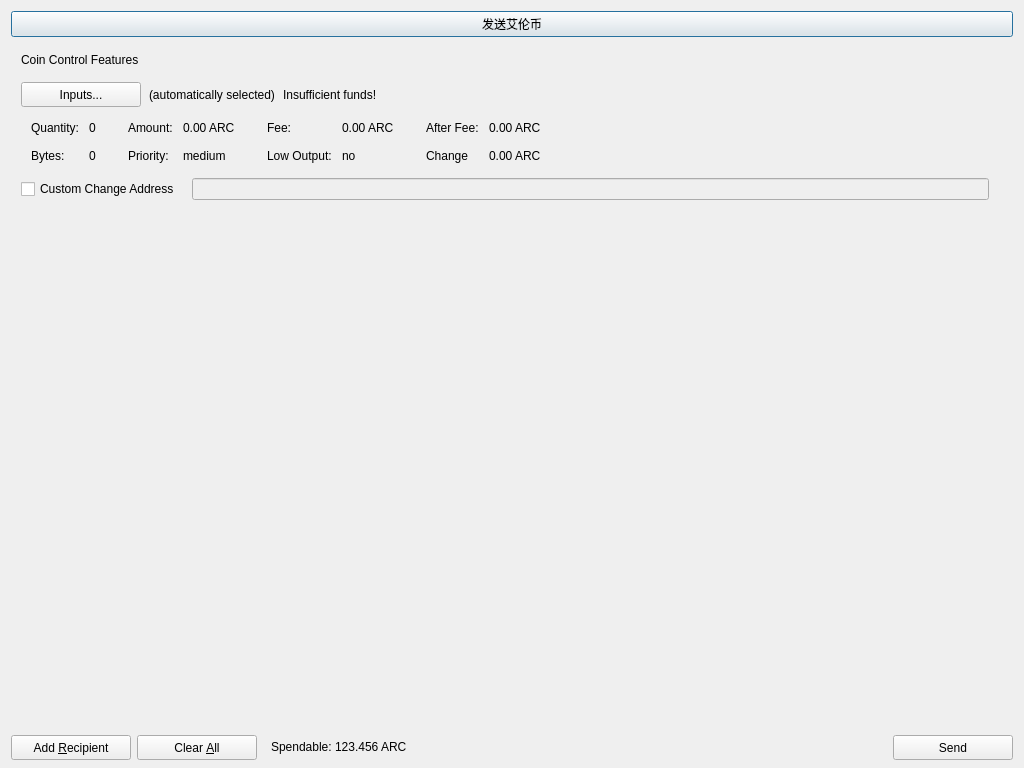
<?xml version="1.0" encoding="UTF-8"?>
<ui version="4.0">
 <class>SendBitCoinsDialog</class>
 <widget class="QDialog" name="SendBitCoinsDialog">
  <property name="geometry">
   <rect>
    <x>0</x>
    <y>0</y>
    <width>1024</width>
    <height>768</height>
   </rect>
  </property>
  <property name="windowTitle">
   <string>Send Coins</string>
  </property>
  <layout class="QVBoxLayout" name="verticalLayout" stretch="0,0,1,0">
   <property name="bottomMargin">
    <number>8</number>
   </property>
   <item>
    <layout class="QHBoxLayout" name="horizontalLayout_3">
     <item>
      <widget class="QPushButton" name="btnarroncoin">
       <property name="text">
        <string>发送艾伦币</string>
       </property>
      </widget>
     </item>
    </layout>
   </item>
   <item>
    <widget class="QFrame" name="frameCoinControl">
     <property name="sizePolicy">
      <sizepolicy hsizetype="Expanding" vsizetype="Expanding">
       <horstretch>0</horstretch>
       <verstretch>0</verstretch>
      </sizepolicy>
     </property>
     <property name="maximumSize">
      <size>
       <width>16777215</width>
       <height>16777215</height>
      </size>
     </property>
     <property name="frameShape">
      <enum>QFrame::NoFrame</enum>
     </property>
     <property name="frameShadow">
      <enum>QFrame::Sunken</enum>
     </property>
     <layout class="QVBoxLayout" name="verticalLayoutCoinControl2">
      <property name="spacing">
       <number>6</number>
      </property>
      <property name="leftMargin">
       <number>0</number>
      </property>
      <property name="topMargin">
       <number>0</number>
      </property>
      <property name="rightMargin">
       <number>0</number>
      </property>
      <property name="bottomMargin">
       <number>6</number>
      </property>
      <item>
       <layout class="QVBoxLayout" name="verticalLayoutCoinControl" stretch="0,0,0,0,1">
        <property name="spacing">
         <number>0</number>
        </property>
        <property name="leftMargin">
         <number>10</number>
        </property>
        <property name="topMargin">
         <number>10</number>
        </property>
        <item>
         <layout class="QHBoxLayout" name="horizontalLayoutCoinControl1">
          <property name="bottomMargin">
           <number>15</number>
          </property>
          <item>
           <widget class="QLabel" name="labelCoinControlFeatures">
            <property name="sizePolicy">
             <sizepolicy hsizetype="Preferred" vsizetype="Maximum">
              <horstretch>0</horstretch>
              <verstretch>0</verstretch>
             </sizepolicy>
            </property>
            <property name="text">
             <string>Coin Control Features</string>
            </property>
           </widget>
          </item>
         </layout>
        </item>
        <item>
         <layout class="QHBoxLayout" name="horizontalLayoutCoinControl2" stretch="0,0,0,0">
          <property name="spacing">
           <number>8</number>
          </property>
          <property name="bottomMargin">
           <number>10</number>
          </property>
          <item>
           <widget class="QPushButton" name="pushButtonCoinControl">
            <property name="minimumSize">
             <size>
              <width>120</width>
              <height>25</height>
             </size>
            </property>
            <property name="text">
             <string>Inputs...</string>
            </property>
           </widget>
          </item>
          <item>
           <widget class="QLabel" name="labelCoinControlAutomaticallySelected">
            <property name="text">
             <string>(automatically selected)</string>
            </property>
            <property name="margin">
             <number>5</number>
            </property>
           </widget>
          </item>
          <item>
           <widget class="QLabel" name="labelCoinControlInsuffFunds">
            <property name="text">
             <string>Insufficient funds!</string>
            </property>
            <property name="margin">
             <number>5</number>
            </property>
           </widget>
          </item>
          <item>
           <spacer name="horizontalSpacerCoinControl">
            <property name="orientation">
             <enum>Qt::Horizontal</enum>
            </property>
            <property name="sizeHint" stdset="0">
             <size>
              <width>40</width>
              <height>1</height>
             </size>
            </property>
           </spacer>
          </item>
         </layout>
        </item>
        <item>
         <widget class="QWidget" name="widgetCoinControl" native="true">
          <property name="sizePolicy">
           <sizepolicy hsizetype="Preferred" vsizetype="Preferred">
            <horstretch>0</horstretch>
            <verstretch>0</verstretch>
           </sizepolicy>
          </property>
          <property name="minimumSize">
           <size>
            <width>0</width>
            <height>0</height>
           </size>
          </property>
          <layout class="QHBoxLayout" name="horizontalLayoutCoinControl5">
           <property name="margin">
            <number>0</number>
           </property>
           <item>
            <layout class="QHBoxLayout" name="horizontalLayoutCoinControl3" stretch="0,0,0,1">
             <property name="spacing">
              <number>20</number>
             </property>
             <property name="topMargin">
              <number>0</number>
             </property>
             <property name="bottomMargin">
              <number>10</number>
             </property>
             <item>
              <layout class="QFormLayout" name="formLayoutCoinControl1">
               <property name="horizontalSpacing">
                <number>10</number>
               </property>
               <property name="verticalSpacing">
                <number>14</number>
               </property>
               <property name="leftMargin">
                <number>10</number>
               </property>
               <property name="topMargin">
                <number>4</number>
               </property>
               <property name="rightMargin">
                <number>6</number>
               </property>
               <item row="0" column="0">
                <widget class="QLabel" name="labelCoinControlQuantityText">
                 <property name="text">
                  <string>Quantity:</string>
                 </property>
                 <property name="margin">
                  <number>0</number>
                 </property>
                </widget>
               </item>
               <item row="0" column="1">
                <widget class="QLabel" name="labelCoinControlQuantity">
                 <property name="cursor">
                  <cursorShape>IBeamCursor</cursorShape>
                 </property>
                 <property name="contextMenuPolicy">
                  <enum>Qt::ActionsContextMenu</enum>
                 </property>
                 <property name="text">
                  <string>0</string>
                 </property>
                 <property name="margin">
                  <number>0</number>
                 </property>
                 <property name="textInteractionFlags">
                  <set>Qt::LinksAccessibleByMouse|Qt::TextSelectableByKeyboard|Qt::TextSelectableByMouse</set>
                 </property>
                </widget>
               </item>
               <item row="1" column="0">
                <widget class="QLabel" name="labelCoinControlBytesText">
                 <property name="text">
                  <string>Bytes:</string>
                 </property>
                </widget>
               </item>
               <item row="1" column="1">
                <widget class="QLabel" name="labelCoinControlBytes">
                 <property name="cursor">
                  <cursorShape>IBeamCursor</cursorShape>
                 </property>
                 <property name="contextMenuPolicy">
                  <enum>Qt::ActionsContextMenu</enum>
                 </property>
                 <property name="text">
                  <string>0</string>
                 </property>
                 <property name="textInteractionFlags">
                  <set>Qt::LinksAccessibleByMouse|Qt::TextSelectableByKeyboard|Qt::TextSelectableByMouse</set>
                 </property>
                </widget>
               </item>
              </layout>
             </item>
             <item>
              <layout class="QFormLayout" name="formLayoutCoinControl2">
               <property name="horizontalSpacing">
                <number>10</number>
               </property>
               <property name="verticalSpacing">
                <number>14</number>
               </property>
               <property name="leftMargin">
                <number>6</number>
               </property>
               <property name="topMargin">
                <number>4</number>
               </property>
               <property name="rightMargin">
                <number>6</number>
               </property>
               <item row="0" column="0">
                <widget class="QLabel" name="labelCoinControlAmountText">
                 <property name="text">
                  <string>Amount:</string>
                 </property>
                 <property name="margin">
                  <number>0</number>
                 </property>
                </widget>
               </item>
               <item row="0" column="1">
                <widget class="QLabel" name="labelCoinControlAmount">
                 <property name="cursor">
                  <cursorShape>IBeamCursor</cursorShape>
                 </property>
                 <property name="contextMenuPolicy">
                  <enum>Qt::ActionsContextMenu</enum>
                 </property>
                 <property name="text">
                  <string>0.00 ARC</string>
                 </property>
                 <property name="textInteractionFlags">
                  <set>Qt::LinksAccessibleByMouse|Qt::TextSelectableByKeyboard|Qt::TextSelectableByMouse</set>
                 </property>
                </widget>
               </item>
               <item row="1" column="0">
                <widget class="QLabel" name="labelCoinControlPriorityText">
                 <property name="text">
                  <string>Priority:</string>
                 </property>
                </widget>
               </item>
               <item row="1" column="1">
                <widget class="QLabel" name="labelCoinControlPriority">
                 <property name="cursor">
                  <cursorShape>IBeamCursor</cursorShape>
                 </property>
                 <property name="contextMenuPolicy">
                  <enum>Qt::ActionsContextMenu</enum>
                 </property>
                 <property name="text">
                  <string>medium</string>
                 </property>
                 <property name="textInteractionFlags">
                  <set>Qt::LinksAccessibleByMouse|Qt::TextSelectableByKeyboard|Qt::TextSelectableByMouse</set>
                 </property>
                </widget>
               </item>
              </layout>
             </item>
             <item>
              <layout class="QFormLayout" name="formLayoutCoinControl3">
               <property name="horizontalSpacing">
                <number>10</number>
               </property>
               <property name="verticalSpacing">
                <number>14</number>
               </property>
               <property name="leftMargin">
                <number>6</number>
               </property>
               <property name="topMargin">
                <number>4</number>
               </property>
               <property name="rightMargin">
                <number>6</number>
               </property>
               <item row="0" column="0">
                <widget class="QLabel" name="labelCoinControlFeeText">
                 <property name="text">
                  <string>Fee:</string>
                 </property>
                 <property name="margin">
                  <number>0</number>
                 </property>
                </widget>
               </item>
               <item row="0" column="1">
                <widget class="QLabel" name="labelCoinControlFee">
                 <property name="cursor">
                  <cursorShape>IBeamCursor</cursorShape>
                 </property>
                 <property name="contextMenuPolicy">
                  <enum>Qt::ActionsContextMenu</enum>
                 </property>
                 <property name="text">
                  <string>0.00 ARC</string>
                 </property>
                 <property name="textInteractionFlags">
                  <set>Qt::LinksAccessibleByMouse|Qt::TextSelectableByKeyboard|Qt::TextSelectableByMouse</set>
                 </property>
                </widget>
               </item>
               <item row="1" column="0">
                <widget class="QLabel" name="labelCoinControlLowOutputText">
                 <property name="text">
                  <string>Low Output:</string>
                 </property>
                </widget>
               </item>
               <item row="1" column="1">
                <widget class="QLabel" name="labelCoinControlLowOutput">
                 <property name="cursor">
                  <cursorShape>IBeamCursor</cursorShape>
                 </property>
                 <property name="contextMenuPolicy">
                  <enum>Qt::ActionsContextMenu</enum>
                 </property>
                 <property name="text">
                  <string>no</string>
                 </property>
                 <property name="textInteractionFlags">
                  <set>Qt::LinksAccessibleByMouse|Qt::TextSelectableByKeyboard|Qt::TextSelectableByMouse</set>
                 </property>
                </widget>
               </item>
              </layout>
             </item>
             <item>
              <layout class="QFormLayout" name="formLayoutCoinControl4">
               <property name="horizontalSpacing">
                <number>10</number>
               </property>
               <property name="verticalSpacing">
                <number>14</number>
               </property>
               <property name="leftMargin">
                <number>6</number>
               </property>
               <property name="topMargin">
                <number>4</number>
               </property>
               <property name="rightMargin">
                <number>6</number>
               </property>
               <item row="0" column="0">
                <widget class="QLabel" name="labelCoinControlAfterFeeText">
                 <property name="text">
                  <string>After Fee:</string>
                 </property>
                 <property name="margin">
                  <number>0</number>
                 </property>
                </widget>
               </item>
               <item row="0" column="1">
                <widget class="QLabel" name="labelCoinControlAfterFee">
                 <property name="cursor">
                  <cursorShape>IBeamCursor</cursorShape>
                 </property>
                 <property name="contextMenuPolicy">
                  <enum>Qt::ActionsContextMenu</enum>
                 </property>
                 <property name="text">
                  <string>0.00 ARC</string>
                 </property>
                 <property name="textInteractionFlags">
                  <set>Qt::LinksAccessibleByMouse|Qt::TextSelectableByKeyboard|Qt::TextSelectableByMouse</set>
                 </property>
                </widget>
               </item>
               <item row="1" column="0">
                <widget class="QLabel" name="labelCoinControlChangeText">
                 <property name="text">
                  <string>Change</string>
                 </property>
                </widget>
               </item>
               <item row="1" column="1">
                <widget class="QLabel" name="labelCoinControlChange">
                 <property name="cursor">
                  <cursorShape>IBeamCursor</cursorShape>
                 </property>
                 <property name="contextMenuPolicy">
                  <enum>Qt::ActionsContextMenu</enum>
                 </property>
                 <property name="text">
                  <string>0.00 ARC</string>
                 </property>
                 <property name="textInteractionFlags">
                  <set>Qt::LinksAccessibleByMouse|Qt::TextSelectableByKeyboard|Qt::TextSelectableByMouse</set>
                 </property>
                </widget>
               </item>
              </layout>
             </item>
            </layout>
           </item>
          </layout>
         </widget>
        </item>
        <item>
         <layout class="QHBoxLayout" name="horizontalLayoutCoinControl4" stretch="0,0,0">
          <property name="spacing">
           <number>12</number>
          </property>
          <property name="sizeConstraint">
           <enum>QLayout::SetDefaultConstraint</enum>
          </property>
          <property name="topMargin">
           <number>5</number>
          </property>
          <property name="rightMargin">
           <number>5</number>
          </property>
          <item>
           <widget class="QCheckBox" name="checkBoxCoinControlChange">
            <property name="text">
             <string>Custom Change Address</string>
            </property>
           </widget>
          </item>
          <item>
           <widget class="QLineEdit" name="lineEditCoinControlChange">
            <property name="enabled">
             <bool>false</bool>
            </property>
            <property name="sizePolicy">
             <sizepolicy hsizetype="Expanding" vsizetype="Fixed">
              <horstretch>0</horstretch>
              <verstretch>0</verstretch>
             </sizepolicy>
            </property>
           </widget>
          </item>
          <item>
           <widget class="QLabel" name="labelCoinControlChangeLabel">
            <property name="sizePolicy">
             <sizepolicy hsizetype="Preferred" vsizetype="Expanding">
              <horstretch>0</horstretch>
              <verstretch>0</verstretch>
             </sizepolicy>
            </property>
            <property name="minimumSize">
             <size>
              <width>0</width>
              <height>0</height>
             </size>
            </property>
            <property name="text">
             <string/>
            </property>
            <property name="margin">
             <number>3</number>
            </property>
           </widget>
          </item>
         </layout>
        </item>
        <item>
         <spacer name="verticalSpacerCoinControl">
          <property name="orientation">
           <enum>Qt::Vertical</enum>
          </property>
          <property name="sizeHint" stdset="0">
           <size>
            <width>800</width>
            <height>1</height>
           </size>
          </property>
         </spacer>
        </item>
       </layout>
      </item>
     </layout>
    </widget>
   </item>
   <item>
    <widget class="QScrollArea" name="scrollArea">
     <property name="frameShape">
      <enum>QFrame::NoFrame</enum>
     </property>
     <property name="widgetResizable">
      <bool>true</bool>
     </property>
     <widget class="QWidget" name="scrollAreaWidgetContents">
      <property name="geometry">
       <rect>
        <x>0</x>
        <y>0</y>
        <width>1006</width>
        <height>516</height>
       </rect>
      </property>
      <layout class="QVBoxLayout" name="verticalLayout_2">
       <property name="margin">
        <number>0</number>
       </property>
       <item>
        <layout class="QVBoxLayout" name="entries">
         <property name="spacing">
          <number>0</number>
         </property>
        </layout>
       </item>
      </layout>
     </widget>
    </widget>
   </item>
   <item>
    <layout class="QHBoxLayout" name="horizontalLayout">
     <item>
      <widget class="QPushButton" name="addButton">
       <property name="minimumSize">
        <size>
         <width>120</width>
         <height>25</height>
        </size>
       </property>
       <property name="toolTip">
        <string>Send to multiple recipients at once</string>
       </property>
       <property name="text">
        <string>Add &amp;Recipient</string>
       </property>
       <property name="icon">
        <iconset resource="../bitcoin.qrc">
         <normaloff>:/icons/add</normaloff>:/icons/add</iconset>
       </property>
       <property name="iconSize">
        <size>
         <width>12</width>
         <height>12</height>
        </size>
       </property>
       <property name="autoDefault">
        <bool>false</bool>
       </property>
      </widget>
     </item>
     <item>
      <widget class="QPushButton" name="clearButton">
       <property name="sizePolicy">
        <sizepolicy hsizetype="Minimum" vsizetype="Fixed">
         <horstretch>0</horstretch>
         <verstretch>0</verstretch>
        </sizepolicy>
       </property>
       <property name="minimumSize">
        <size>
         <width>120</width>
         <height>25</height>
        </size>
       </property>
       <property name="toolTip">
        <string>Remove all transaction fields</string>
       </property>
       <property name="text">
        <string>Clear &amp;All</string>
       </property>
       <property name="icon">
        <iconset resource="../bitcoin.qrc">
         <normaloff>:/icons/remove</normaloff>:/icons/remove</iconset>
       </property>
       <property name="iconSize">
        <size>
         <width>12</width>
         <height>12</height>
        </size>
       </property>
       <property name="autoRepeatDelay">
        <number>300</number>
       </property>
       <property name="autoDefault">
        <bool>false</bool>
       </property>
      </widget>
     </item>
     <item>
      <layout class="QHBoxLayout" name="horizontalLayout_2">
       <property name="spacing">
        <number>3</number>
       </property>
       <item>
        <widget class="QLabel" name="label">
         <property name="sizePolicy">
          <sizepolicy hsizetype="Preferred" vsizetype="Fixed">
           <horstretch>0</horstretch>
           <verstretch>0</verstretch>
          </sizepolicy>
         </property>
         <property name="text">
          <string>Spendable:</string>
         </property>
         <property name="indent">
          <number>8</number>
         </property>
        </widget>
       </item>
       <item>
        <widget class="QLabel" name="labelBalance">
         <property name="sizePolicy">
          <sizepolicy hsizetype="Preferred" vsizetype="Fixed">
           <horstretch>0</horstretch>
           <verstretch>0</verstretch>
          </sizepolicy>
         </property>
         <property name="cursor">
          <cursorShape>IBeamCursor</cursorShape>
         </property>
         <property name="text">
          <string>123.456 ARC</string>
         </property>
         <property name="textInteractionFlags">
          <set>Qt::LinksAccessibleByMouse|Qt::TextSelectableByKeyboard|Qt::TextSelectableByMouse</set>
         </property>
        </widget>
       </item>
      </layout>
     </item>
     <item>
      <spacer name="horizontalSpacer">
       <property name="orientation">
        <enum>Qt::Horizontal</enum>
       </property>
       <property name="sizeHint" stdset="0">
        <size>
         <width>40</width>
         <height>20</height>
        </size>
       </property>
      </spacer>
     </item>
     <item>
      <widget class="QPushButton" name="veriBitSendButton">
       <property name="sizePolicy">
        <sizepolicy hsizetype="Minimum" vsizetype="Fixed">
         <horstretch>0</horstretch>
         <verstretch>0</verstretch>
        </sizepolicy>
       </property>
       <property name="minimumSize">
        <size>
         <width>120</width>
         <height>25</height>
        </size>
       </property>
       <property name="toolTip">
        <string>Confirm the send action</string>
       </property>
       <property name="text">
        <string>Send</string>
       </property>
       <property name="icon">
        <iconset resource="../bitcoin.qrc">
         <normaloff>:/icons/veriBitButton</normaloff>:/icons/veriBitButton</iconset>
       </property>
       <property name="iconSize">
        <size>
         <width>14</width>
         <height>14</height>
        </size>
       </property>
       <property name="autoDefault">
        <bool>false</bool>
       </property>
      </widget>
     </item>
    </layout>
   </item>
  </layout>
 </widget>
 <resources>
  <include location="../bitcoin.qrc"/>
 </resources>
 <connections/>
</ui>
